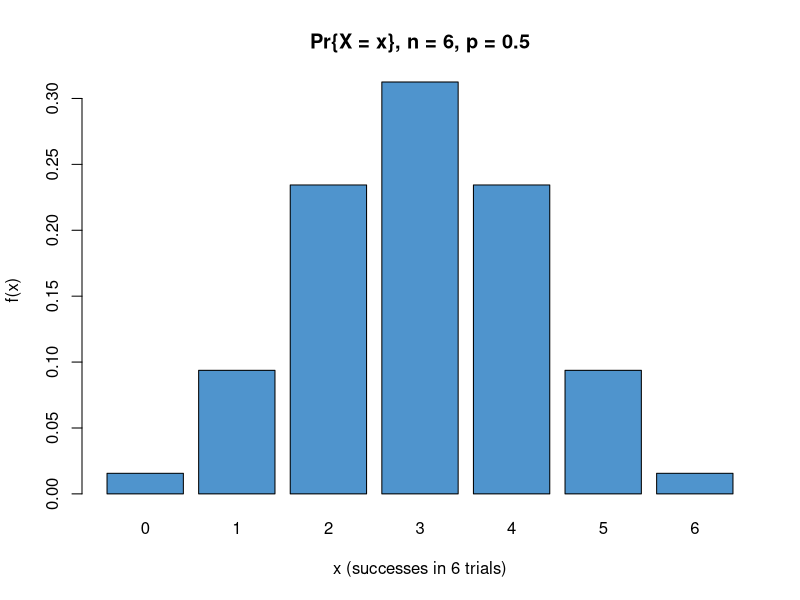
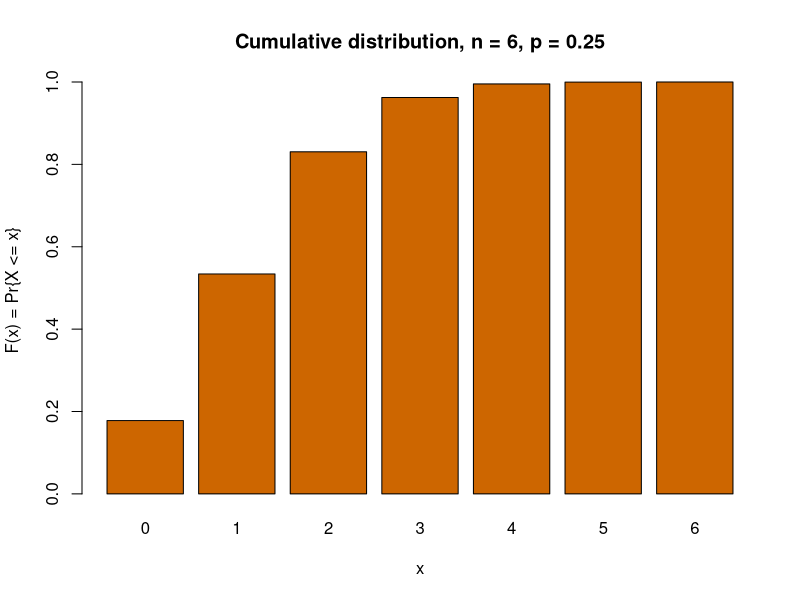
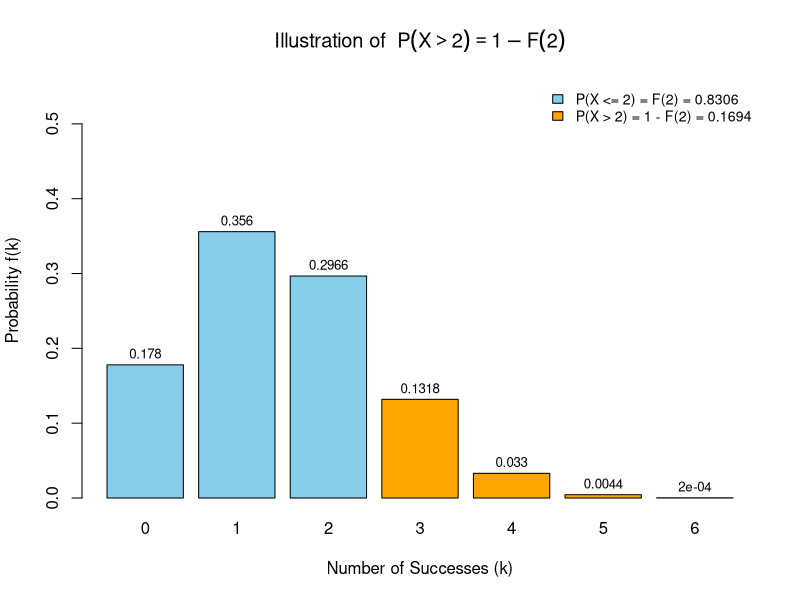
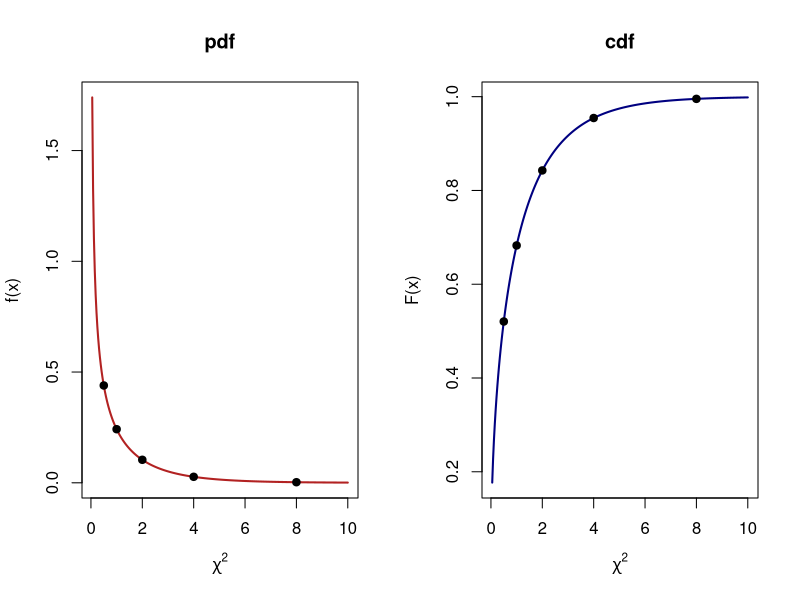

R code for these plots, in order:
## ---- chunk 1
knitr::opts_chunk$set(echo = TRUE, message = FALSE, warning = FALSE,
                       fig.width = 5, fig.height = 4, fig.align = "center")
## ---- chunk 2
p <- 0.5
p          # probability of Heads on one toss
p^2        # probability of Heads on 2 successive (independent) tosses
## ---- chunk 3
# write the code to answer the question

## ---- chunk 4
# P(diamond on the first draw)
# How many diamonds in total in a card deck?
# Ace, 2 through 10, Jack, Queen, and King (n/total cards)
p_diamond_1 <- NA/NA

# How many diamonds remain after removing one?
diamonds_remaining <- NA

# How many cards remain after removing one?
cards_remaining <- NA

# What is the probability of another diamond?
# This is called a conditional probability
p_diamond_2_given_1 <- diamonds_remaining / cards_remaining  

p_diamond_1
p_diamond_2_given_1

# Probability of 2 successive diamonds = product of the two (dependent) events
p_two_diamonds <- p_diamond_1 * p_diamond_2_given_1
p_two_diamonds
## ---- chunk 5
# By hand, for a run of all successes: f(x) = p^n when x = n
# find p, which is 1 correct guess then p^n
# write your math

0.3^10

# The general binomial pdf, via R's built-in function:
# Find what the function does by running ?dbinom in the console
# x is the number of successes
# size = the number of trials
# prob = probability of success on each trial.
dbinom(x = 6, size = 6, prob = 0.5)
## ---- chunk 6
# 5 correct choices in 6 trials
dbinom(x = NA, size = NA, prob = NA)
# 7 correct choices in 7 trials
dbinom(x = NA, size = NA, prob = NA)
## ---- chunk 7
# Create a vector of possible outcomes (0 to 6 successes)
x <- 0:6
x
# Calculate the binomial probability for each outcome in x
# for n = 6 trials (size) and probability of success p = 0.5 (prob)
f.x <- dbinom(x, size = 6, prob = 0.5)
f.x
# Combine x and f.x column-wise into a matrix to view outcomes alongside their probabilities
cbind(x, f.x)

# Check: the pdf must sum to 1 over all possible outcomes
# Sum all calculated probabilities in f.x to verify they sum to 1.0
sum(f.x)
## ---- chunk 8
barplot(f.x, names.arg = x, xlab = "x (successes in 6 trials)",
        ylab = "f(x)", col = "steelblue3",
        main = "Pr{X = x}, n = 6, p = 0.5")
## ---- chunk 9
# candidate likelihood with pi = 0.5 (no learning) and pi = 0.999 (highly trained) 
pi_candidates <- c(0.999, 0.95, 0.90, 0.85, 0.80, 0.75, 0.70, 0.65, 0.60, 0.55, 0.50)
# Experiment 1: 9 success over 10 trials
L.exp1 <- dbinom(x = 9, size = 10, prob = pi_candidates)
# Experiment 2: 7 success over 10 trials
L.exp2 <- dbinom(x = 7, size = 10, prob = pi_candidates)

likelihood_table <- data.frame(
  pi = pi_candidates,
  L_Experiment1 = round(L.exp1, 5),
  L_Experiment2 = round(L.exp2, 5)
)
likelihood_table
## ---- chunk 10
# For the first experiment, what is the maximum likelihood?
# Experiment 1 (9 successes in 10 trials)
max_L1 <- max(L.exp1)
# Find the \hat_pi => the max likelihood
pi_hat_1 <- pi_candidates[which.max(L.exp1)]

L1_at_no_learning <- dbinom(9, 10, 0.5)

# Calculate the likelihood ratio LR = Max($\hat \pi$|data) / L($\pi=0.5$|data)
LR1 <- max_L1 / L1_at_no_learning

max_L1        # maximum likelihood
pi_hat_1      # pi-hat: the parameter value where likelihood is maximized
LR1           # likelihood ratio vs. pi = 0.5 (no learning)

# Experiment 2 (7 successes in 10 trials)
max_L2 <- max(L.exp2)
# Find the \hat_pi => the max likelihood
pi_hat_2 <- pi_candidates[which.max(L.exp2)]
L2_at_no_learning <- dbinom(7, 10, 0.5)
LR2 <- max_L2 / L2_at_no_learning

max_L2
pi_hat_2
LR2
## ---- chunk 11
# TAKE-HOME MESSAGE: for ANY binomial count (x successes in n trials)
# the maximum likelihood estimate of the success probability is always
# pi.hat = x / n, EXACTLY. This is a general mathematical fact about the
# binomial distribution. Whenever you have simple binomial count data,
# you never need a grid search or a calculator to find pi.hat: just divide
# successes by trials.

mle_check <- function(x, n) {
  # optimize() searches continuously over pi in (0,1) for the value that
  # maximizes the binomial likelihood -- no candidate list required.
  fit <- optimize(function(pi) dbinom(x, n, pi), interval = c(0, 1), maximum = TRUE)
  data.frame(x = x, n = n,
             x_over_n       = round(x / n, 4),
             pi_hat_by_search = round(fit$maximum, 4))
}

# Four (x, n) pairs that have nothing to do with Experiment 1 or 2:
results <- rbind(
  mle_check(x = 3,  n = 8),
  mle_check(x = 15, n = 40),
  mle_check(x = 1,  n = 3),
  mle_check(x = 50, n = 200)
)
results
## ---- chunk 12
# write the code to compute f0

# write the code to compute f1 

# write the code to compute $Pr{x <= 1}$
## ---- chunk 13
# The cumulative distribution function does the summing for us:
# Find the function and the code for doing it

## ---- chunk 14
x <- 0:6
f.x <- dbinom(x, size = 6, prob = 0.25)   # pdf
F.x <- pbinom(x, size = 6, prob = 0.25)   # cdf

pdf_cdf_table <- data.frame(x = x, `f(x)` = round(f.x, 4), `F(x)` = round(F.x, 4),
                             check.names = FALSE)
pdf_cdf_table
## ---- chunk 15
barplot(F.x, names.arg = x, xlab = "x", ylab = "F(x) = Pr{X <= x}",
        col = "darkorange3", main = "Cumulative distribution, n = 6, p = 0.25")
## ---- chunk 16
################## COPY AND RUN THE WHOLE CHUNK #################
# Parameters for the Binomial distribution
n <- 6           # Number of trials
p <- 0.25        # Probability of success
x_cutoff <- 2    # Threshold x (e.g., calculating P(X > 2))

# 1. Outcomes and Probability Mass Function (PMF)
x <- 0:n
f_x <- dbinom(x, size = n, prob = p)

# 2. Cumulative Probability F(x) and Upper Tail Probability 1 - F(x)
cdf_x <- pbinom(x_cutoff, size = n, prob = p)       # P(X <= x_cutoff)
upper_tail <- 1 - cdf_x                             # P(X > x_cutoff)

# 3. Assign colors: Blue for X <= x_cutoff, Orange for X > x_cutoff
bar_colors <- ifelse(x <= x_cutoff, "skyblue", "orange")

# 4. Generate the plot with expanded y-limits (+ 0.20 headroom)
bp <- barplot(
  f_x,
  names.arg = x,
  col = bar_colors,
  border = "black",
  xlab = "Number of Successes (k)",
  ylab = "Probability f(k)",
  main = bquote("Illustration of " ~ P(X > .(x_cutoff)) == 1 - F(.(x_cutoff))),
  ylim = c(0, max(f_x) + 0.20)  # Increased height to prevent legend overlap
)

# 5. Add exact probability labels on top of each bar
text(
  x = bp,
  y = f_x + 0.015,
  labels = round(f_x, 4),
  cex = 0.8
)

# 6. Add legend at topright (where right-tail bars are small) without border box
legend(
  "topright",
  legend = c(
    paste0("P(X <= ", x_cutoff, ") = F(", x_cutoff, ") = ", round(cdf_x, 4)),
    paste0("P(X > ", x_cutoff, ") = 1 - F(", x_cutoff, ") = ", round(upper_tail, 4))
  ),
  fill = c("skyblue", "orange"),
  bty = "n",  # Removes the solid box around legend
  cex = 0.85
)
# Print values to console
cat(sprintf("F(%d) = P(X <= %d) = %.5f\n", x_cutoff, x_cutoff, cdf_x))
cat(sprintf("1 - F(%d) = P(X > %d) = %.5f\n", x_cutoff, x_cutoff, upper_tail))
## ---- chunk 17
# Write the code for probability of 5 success in 6 trials with probability by trial being prob = 0.25 (f5)
f5 <- dbinom(NA, size = NA, prob = NA)
# Write the code for probability of 6 success in 6 trials with probability by trial being prob = 0.25 (f6)

f6 <- dbinom(NA, size = NA, prob = NA)

f5
f6

# Method 1: sum the tail of the pdf directly
Pr_X_gt_4_pdf <- f5 + f6
Pr_X_gt_4_pdf

# Method 2: use the cdf, which is faster once n gets large
Pr_X_gt_4_cdf <- 1 - pbinom(NA, size = NA, prob = NA)
Pr_X_gt_4_cdf

# Confirm the two methods agree
all.equal(Pr_X_gt_4_pdf, Pr_X_gt_4_cdf)
## ---- chunk 18
p_H <- NA          
# expected arrival rate at H by chance, one of 8 endpoints
p_H

# write the code for the chance of 4 correct arrivals at H in 4 trials? ($Pr\{X=4\}$)
Pr_X_eq_4 <- dbinom(NA, size = NA, prob = p_H)
Pr_X_eq_4

# write the code for the chance of 3 or more correct in 4 trials ($Pr\{X>2\}$)
Pr_X_gt_2 <- 1 - pbinom(NA, size = 4, prob = p_H)
Pr_X_gt_2
## ---- chunk 19
# 2-tier maze: n = 6 trials, p = 0.25 (Exercises 5-6)
x2 <- 0:6

# Calculate the probability of getting strictly more than $x_2$ successes out of 6 trials 
upper_tail_2tier <- 1 - pbinom(x2, size = 6, prob = 0.25)

# Put the successes and the probabilities together in a dataframe
data.frame(x = x2, `Pr{X>x}` = round(upper_tail_2tier, 4), check.names = FALSE)

# Find the x success where the probability is below 5% (0.05)
x2[upper_tail_2tier < 0.05]
x2_crit <- min(x2[upper_tail_2tier < 0.05])
x2_crit

# 3-tier maze: n = 4 trials, p = 1/8
x3 <- 0:4
# Calculate the probability of getting strictly more than $x_3$ successes out of 4 trials
upper_tail_3tier <- 1 - pbinom(x3, size = 4, prob = p_H)

# Put the successes and the probabilities together in a dataframe
data.frame(x = x3, `Pr{X>x}` = round(upper_tail_3tier, 4), check.names = FALSE)

# Find the x success where the probability is below 5% (0.05)
x3[upper_tail_3tier < 0.05]
x3_crit <- min(x3[upper_tail_3tier < 0.05])
x3_crit   
# smallest x where the 3-tier maze crosses below 5%
## ---- chunk 20
# We are getting variables from Exercise 4 (exact, unrounded)
# Experiment 2 (7 successes in 10 trials)
# max_L2 is max(L.exp2)
# L2_at_no_learning <- dbinom(7, 10, 0.5)
LR_exp2 <- max_L2 / L2_at_no_learning
LR_exp2

G_exp2 <- 2 * log(LR_exp2)
G_exp2

# Upper-tail p-value from the chi-squared distribution, df = 1
p_exp2 <- 1 - pchisq(G_exp2, df = 1)
p_exp2
## ---- chunk 21
# We want the probability in the upper tail Pr{ \chi^2 (df) > G}.
# We want the probability in the upper tail Pr{ \chi^2 (1) > G}.
# we define G_trial
G_trial <- 3.84

# This is the LOWER tail, Pr{chisq(1) <= G} =~ 0.95
pchisq(G_trial, df = 1)         
# this is the LOWER tail, Pr{chisq(1) <= G} =~ 0.95

1 - pchisq(G_trial, df = 1)     
# this is the UPPER tail we actually want, ~0.05
## ---- chunk 22
G_values <- c(5.67, 10.23)
df_values <- c(3, 5)
p_values <- 1 - pchisq(G_values, df_values)

data.frame(G = G_values, df = df_values, p = round(p_values, 4))
## ---- chunk 23
# Using the handout's own rounded LR = 2.3, for comparison with the exact value above
G_rounded <- 2 * log(2.3)
p_rounded <- 1 - pchisq(G_rounded, df = 1)

G_rounded
p_rounded
## ---- chunk 24
chisq_x <- c(0.5, 1, 2, 4, 8)

pdf_vals <- dchisq(chisq_x, df = 1)
cdf_vals <- pchisq(chisq_x, df = 1)
upper_vals <- 1 - cdf_vals

data.frame(x = chisq_x,
           `pdf = f(x)` = round(pdf_vals, 4),
           `cdf = F(x)` = round(cdf_vals, 4),
           `1 - cdf` = round(upper_vals, 4),
           check.names = FALSE)
## ---- chunk 25
xx <- seq(0.05, 10, length.out = 300)   
# A smooth curve for comparison with a hand sketch

par(mfrow = c(1, 2))
plot(xx, dchisq(xx, df = 1), type = "l", lwd = 2, col = "firebrick",
     xlab = expression(chi^2), ylab = "f(x)", main = "pdf")
points(chisq_x, pdf_vals, pch = 19)

plot(xx, pchisq(xx, df = 1), type = "l", lwd = 2, col = "navy",
     xlab = expression(chi^2), ylab = "F(x)", main = "cdf")
points(chisq_x, cdf_vals, pch = 19)
par(mfrow = c(1, 1))
## ---- chunk 26
lefttail <- pt(-2.179, df = 12)
righttail <- 1 - pt(2.179, df = 12)
twotail <- lefttail + righttail
twotail # two-tailed p-value, t = -2.179, df = 12

onetail <- 1 - pt(1.96, df = 300)
onetail    # one-tailed p-value, t = 1.96, df = 300

# Two small groups of seedling heights (cm), grown under two light conditions
low_light  <- c(15.2, 16.1, 14.8, 15.9, 16.4)
high_light <- c(17.3, 18.0, 16.9, 17.6, 18.2)

t.test(low_light, high_light)
# `t.test()` just computes $t_{obs}$ and looks up its p-value in one step.
## ---- chunk 27
F_obs <- c(4.56, 2.28, 1.23)
p_F <- 1 - pf(F_obs, df1 = 8, df2 = 23)

data.frame(F_obs = F_obs, p = round(p_F, 4))
## ---- chunk 28
Z <- 1.96
p_Z_twotailed <- 2 * (1 - pnorm(Z, mean = 0, sd = 1))
p_Z_twotailed
## ---- chunk 29
qchisq(0.95, df = 1)   # should return ~3.84, matching Exercise 8's trial run
## ---- chunk 30
qchisq(1 - 0.0001, df = 1)
## ---- chunk 31
df_vals <- c(1, 5, 10)
alpha_vals <- c(0.002, 0.0002)

# One-tailed critical values, matching the convention used for qchisq above
# (an upper-tail area equal to alpha, not alpha/2 -- this is what reproduces
# the handout's own df=1 check values of 159.156 and 1590)
t_table <- outer(df_vals, alpha_vals, function(d, a) qt(1 - a, df = d))
dimnames(t_table) <- list(paste0("df=", df_vals), paste0("alpha=", alpha_vals))
round(t_table, 3)
## ---- chunk 32
sessionInfo()
